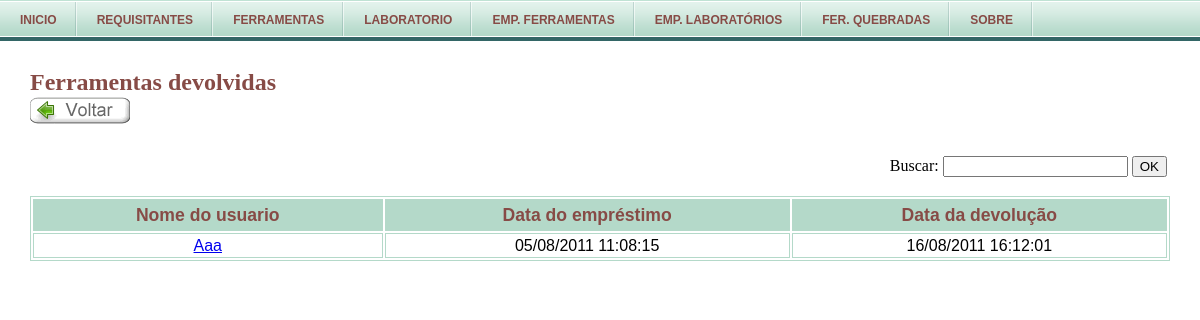
/php/ferramentasDevolvidas.php (signed in), run on the app's committed database.
### tables this page shows
CREATE TABLE `emprestimosferramentas` (
  `codEmprestimo` int(11) NOT NULL auto_increment,
  `dataEmprestimo` datetime NOT NULL,
  `observacaoEmprestimo` varchar(100) default NULL,
  `codUsuario` int(11) NOT NULL,
  `nomeLocatario` varchar(255) NOT NULL,
  `snDevolvido` enum('Sim','Não') NOT NULL,
  `dataDevolucao` datetime NOT NULL,
  PRIMARY KEY  (`codEmprestimo`),
  KEY `fk_emprestimosferramentas_usuario1` (`codUsuario`)
);

CREATE TABLE `usuario` (
  `codUsuario` int(11) NOT NULL auto_increment,
  `nomeUsuario` varchar(50) NOT NULL,
  `permissaoUsuario` enum('Admin','Requisitante') default NULL,
  `enderecoUsuario` varchar(50) default NULL,
  `telefoneUsuario` varchar(45) default NULL,
  `emailUsuario` varchar(45) default NULL,
  `senha` varchar(40) NOT NULL,
  `observacaoUsuario` varchar(255) NOT NULL,
  PRIMARY KEY  (`codUsuario`)
);

### php/ferramentasDevolvidas.php (the view, shortened to what this page needs)
<?php
  include ("controller/seguranca.php");
  include("menu.php");
?>
<!DOCTYPE html PUBLIC "-//W3C//DTD XHTML 1.0 Transitional//EN" "http://www.w3.org/TR/xhtml1/DTD/xhtml1-transitional.dtd">
<html>
<head>
  <link rel="stylesheet" type="text/css" href="http://localhost/projeto/view/estilo.css"></link>
</head>
	<body>
		<div id="container">
			<h2 class="emp" >Ferramentas devolvidas</h2>
				<a href="http://localhost/projeto/php/listaEmpFerramenta.php" class="bt_voltar" >voltar</a>
<div id="busca" >
	<form class="busca" method="get" action="" >
		<label for="consulta">Buscar:</label>
			<input type="text" id="consulta" name="consulta" maxlength="255" />
			<input type="submit" value="OK" />
	</form>
</div>
<?php
if (!isset($_GET['consulta'])) {
			$SQL="SELECT codEmprestimo,
					     nomeUsuario,
			             dataEmprestimo,
						 dataDevolucao
			    FROM emprestimosferramentas
			    INNER JOIN usuario ON(usuario.codUsuario=emprestimosferramentas.codUsuario)
			    WHERE snDevolvido='Sim'";
			$STH = $projeto->prepare($SQL);
			$STH->execute(array($SQL));
$linhas = $STH->rowCount();
if ($linhas > 0 || !empty($linhas)){
?>
			<div id="tabela">
				<table>
  <tr>
	<th>Nome do usuario</th>
	<th>Data do empréstimo</th>
	<th>Data da devolução</th>
  </tr>
<?php
while($row = $STH->fetch(PDO::FETCH_ASSOC))
  {
?>
  <tr>
  	<td><a href="http://localhost/projeto/php/controller/funcoes.php?codEmprestimo=<?php echo $row["codEmprestimo"]?>&acao=infoempferramenta" ><?php echo $row['nomeUsuario']?></a></td>
	<td><?php echo date('d/m/Y H:i:s', strtotime($row['dataEmprestimo']));?></td>
	<td><?php echo date('d/m/Y H:i:s', strtotime($row['dataDevolucao']));?></td>
  </tr>
<?php
  }
?>
  				</table>
			</div>
<?php
}else{
	echo '<p class="msg_emp" >Nenhum cadastro encontrado.</p>';
}
	exit;
}
?>

### view/estilo.css (style rules this page uses)
body { background: #FFFFFF; }
* { margin: 0; }
#container { border: none; }
#container h2 { color: #874B46; margin-left: 30px; margin-top: 30px; }
#container h2.emp { margin-left: 30px; margin-top: 21px; padding-top: 7px; }
#busca { float: right; margin-right: 33px; margin-top: 30px; }
#tabela { font-family: "Trebuchet MS", Arial, Helvetica, sans-serif; margin-left: 30px; margin-top: 70px; margin-right: 30px; border: 1px solid #B4D9C9; }
#tabela table { width: 100%; }
#tabela td, #tabela th { font-size: 1em; border: 1px solid #B4D9C9; padding: 3px 7px 2px 7px; text-align: center; }
#tabela th { font-size: 1.1em; text-align: center; padding-top: 5px; padding-bottom: 4px; background-color: #B4D9C9; color: #874B46; }
.bt_voltar, .voltar_editar { background-image: url("images/botao_voltar.gif"); display: block; text-indent: -999px; overflow: hidden; width: 100px; height: 30px; border: 0 none; }
.bt_voltar { background-image: url("images/botao_voltar.gif"); display: block; text-indent: -999px; overflow: hidden; width: 100px; height: 30px; margin-left: 30px; }

### data on the page
emprestimosferramentas: usuario.nomeUsuario "Aaa", dataEmprestimo "05/08/2011 11:08:15", dataDevolucao "16/08/2011 16:12:01"
